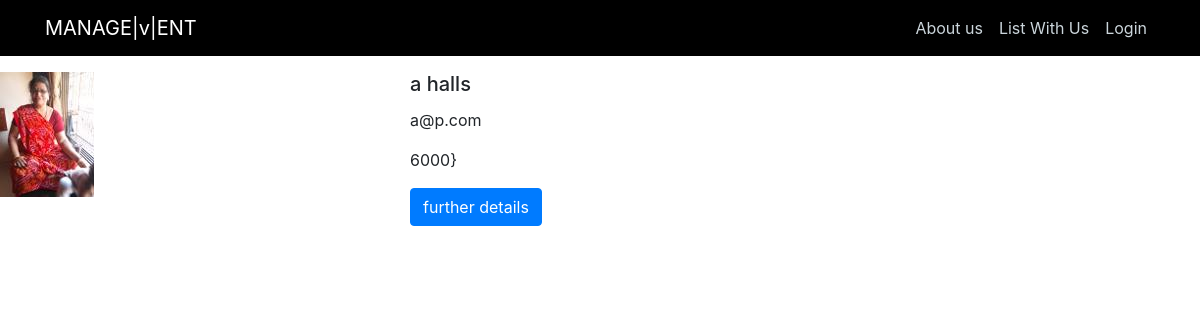
/hd, run on an earlier commit of the app's database.
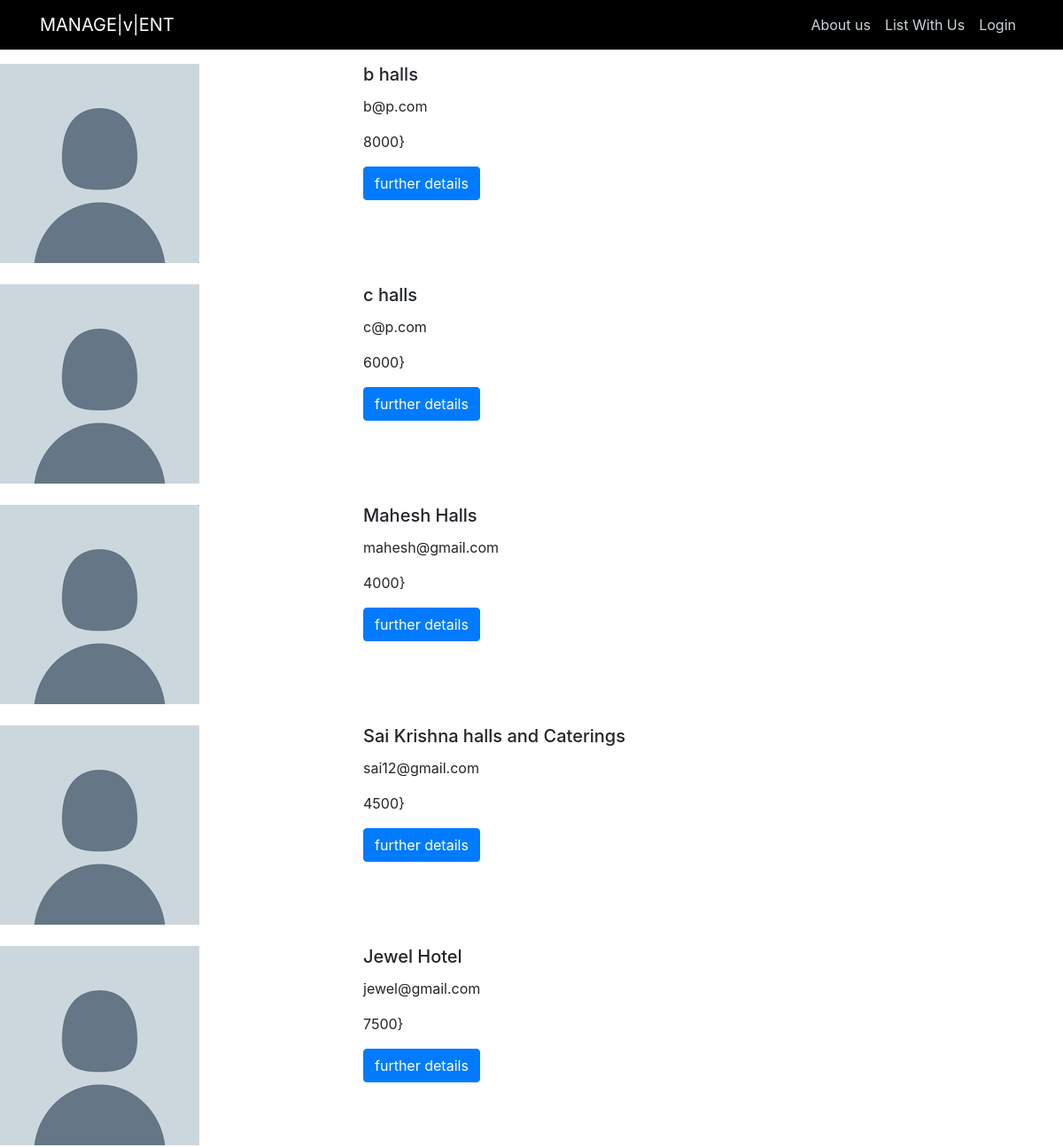
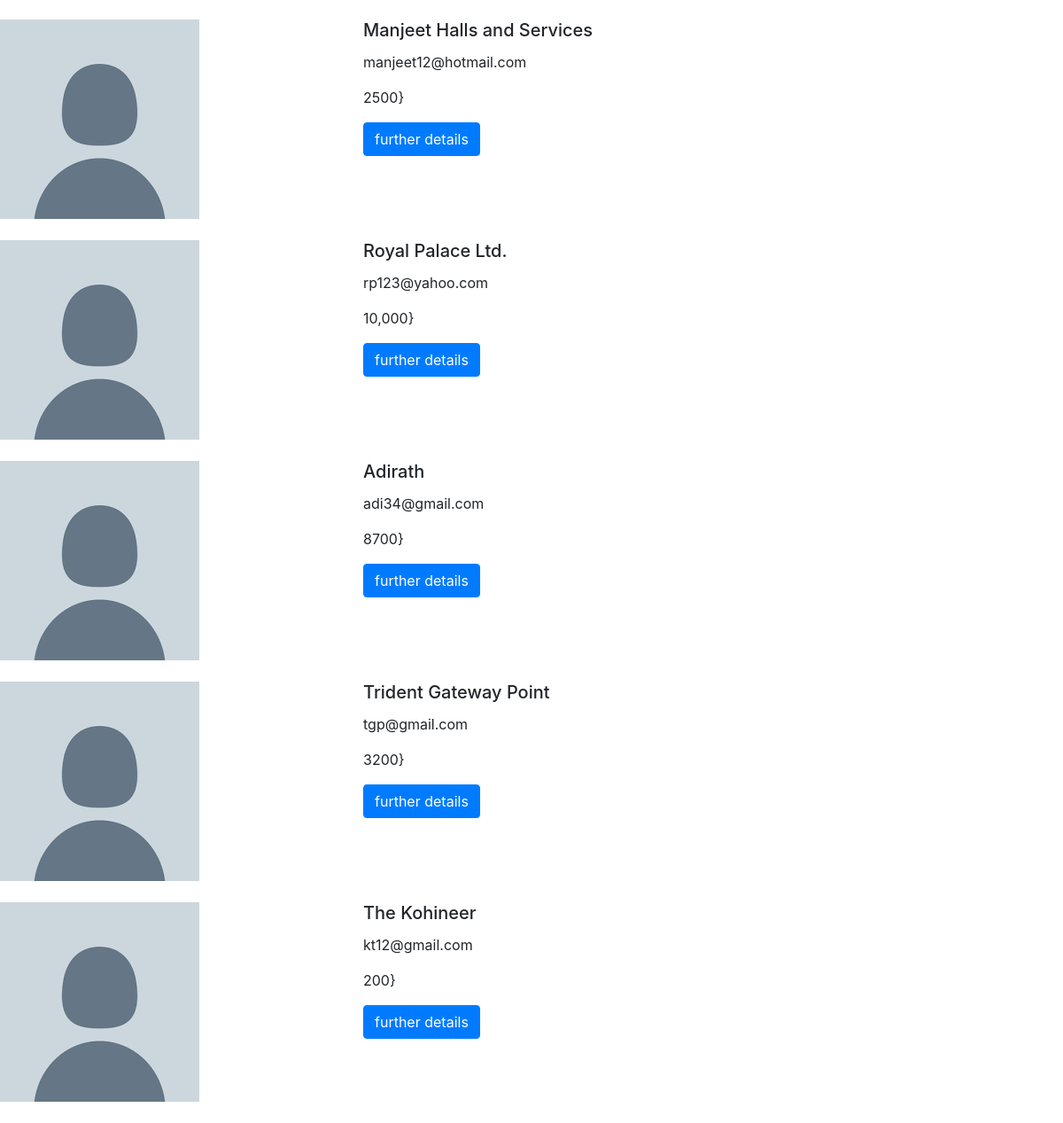
And on a later commit of the database (2 pictures, top to bottom).
### models.py (models this page shows, shortened)
class Org(db.Model,UserMixin):
	__tablename__ = "org"
	id = db.Column(db.Integer, primary_key=True)
	name = db.Column(db.String(20), unique=True, nullable=False)
	email = db.Column(db.String(120), unique=True, nullable=False)
	password = db.Column(db.String(60), nullable=False)
	occasion = db.Column(db.String(120))
	location = db.Column(db.String(120))
	price = db.Column(db.Integer,nullable=False)
	address = db.Column(db.String(120))
	contact = db.Column(db.Integer, unique=True,nullable=False)
	requirement=db.Column(db.String(80),nullable=False)
	image_file=db.Column(db.String(20),nullable=False,default='default.jpg')
	details = db.Column(db.String(1000))
	accomodation= db.Column(db.String(120))
	special= db.Column(db.String(120))

### main.py (the view)
@app.route("/hd")
def hd():
    org = Org.query.filter_by(requirement='h').all()
    return render_template('flashhall.html', org=org)

### templates/flashhall.html
{% extends "layout.html" %}
{% block content %}
<br>
<br>
<br>
    {% for org in org %}
              <div class="row">
                <div class="col-lg-4">
                  <img class="w3-round" src="{{ url_for('static', filename='profile_pics/' + org.image_file) }}">
                </div>
                <div class="col-lg-8">
                  <h5 class="card-title">{{org.name}}</h5>
                  <p class="card-text">{{org.email}}</p>
                  <p class="card-text">{{org.price}}}</p>
                  <a href="{{ url_for('org', org_id=org.id) }}"  class="btn btn-primary">further details</a>
                </div>
              </div>
              <br>
     {% endfor %}
{% endblock content %}

### templates/layout.html (shortened to what this page needs)
<!DOCTYPE html>
<html>
<head>
    <link rel="stylesheet" href="https://maxcdn.bootstrapcdn.com/bootstrap/4.0.0/css/bootstrap.min.css">
    <link rel="stylesheet" type="text/css" href="{{ url_for('static', filename='main.css') }}">
</head>
<body class="bg">
    <header class="site-header">
      <nav class="navbar navbar-expand-md navbar-dark bg-steel fixed-top">
        <div class="container">
          <a class="navbar-brand mr-4" href="/home">MANAGE|v|ENT</a>
            <div class="navbar-nav">
              {% if current_user.is_authenticated %}
                 <a class="nav-item nav-link" href="{{ url_for('about') }}">About us</a>
                <a class="nav-item nav-link" href="{{ url_for('account') }}">Account</a>
                <a class="nav-item nav-link" href="{{ url_for('logout') }}">Logout</a>
             {% else %}
                 <a class="nav-item nav-link" href="{{ url_for('about') }}">About us</a>
                <a class="nav-item nav-link" href="{{ url_for('register') }}">List With Us</a>
               <a class="nav-item nav-link" href="{{ url_for('login') }}"> Login</a>
             {% endif %}
            </div>
        </div>
      </nav>
    </header>
   <body>
     {% block content %} {% endblock %}
   </body>
</html>

### static/main.css (style rules this page uses)
.site-header .navbar-nav .nav-link { color: #cbd5db; }
.bg-steel { background-color: #5f788a; }

### templates/layout.html (style rules this page uses)
.bg-steel { background-color: black; }
.bg { background-color: white; background-size:cover; }

What changed in the data, as far as the page shows it:
no longer on this page (row edited): Org: image_file (picture), name "a halls", email "a@p.com", price "6000"
added Org: image_file (placeholder picture), name "b halls", email "b@p.com", price "8000"
added Org: image_file (placeholder picture), name "c halls", email "c@p.com", price "6000"
added Org: image_file (placeholder picture), name "Mahesh Halls", email "mahesh@gmail.com", price "4000"
added Org: image_file (placeholder picture), name "Sai Krishna halls and Caterings", email "sai12@gmail.com", price "4500"
added Org: image_file (placeholder picture), name "Jewel Hotel", email "jewel@gmail.com", price "7500"
added Org: image_file (placeholder picture), name "Manjeet Halls and Services", email "manjeet12@hotmail.com", price "2500"
added Org: image_file (placeholder picture), name "Royal Palace Ltd.", email "rp123@yahoo.com", price "10,000"
added Org: image_file (placeholder picture), name "Adirath", email "adi34@gmail.com", price "8700"
added Org: image_file (placeholder picture), name "Trident Gateway Point", email "tgp@gmail.com", price "3200"
added Org: image_file (placeholder picture), name "The Kohineer", email "kt12@gmail.com", price "200"
